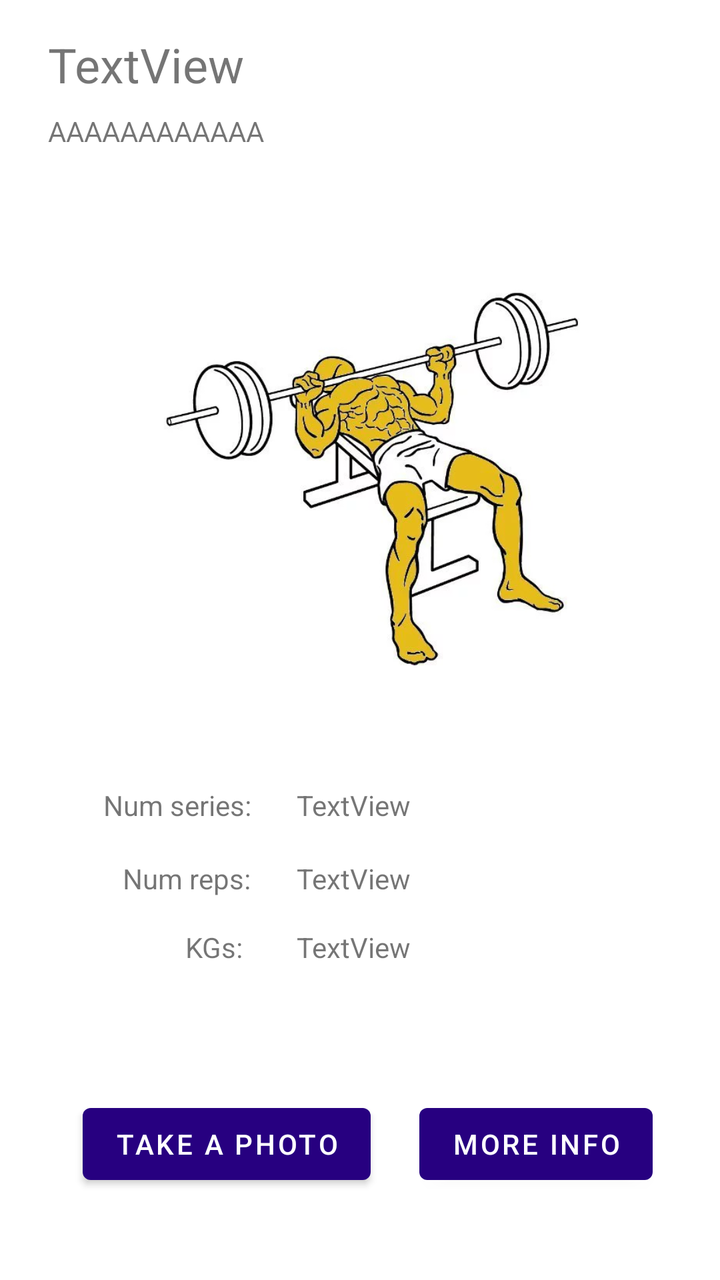
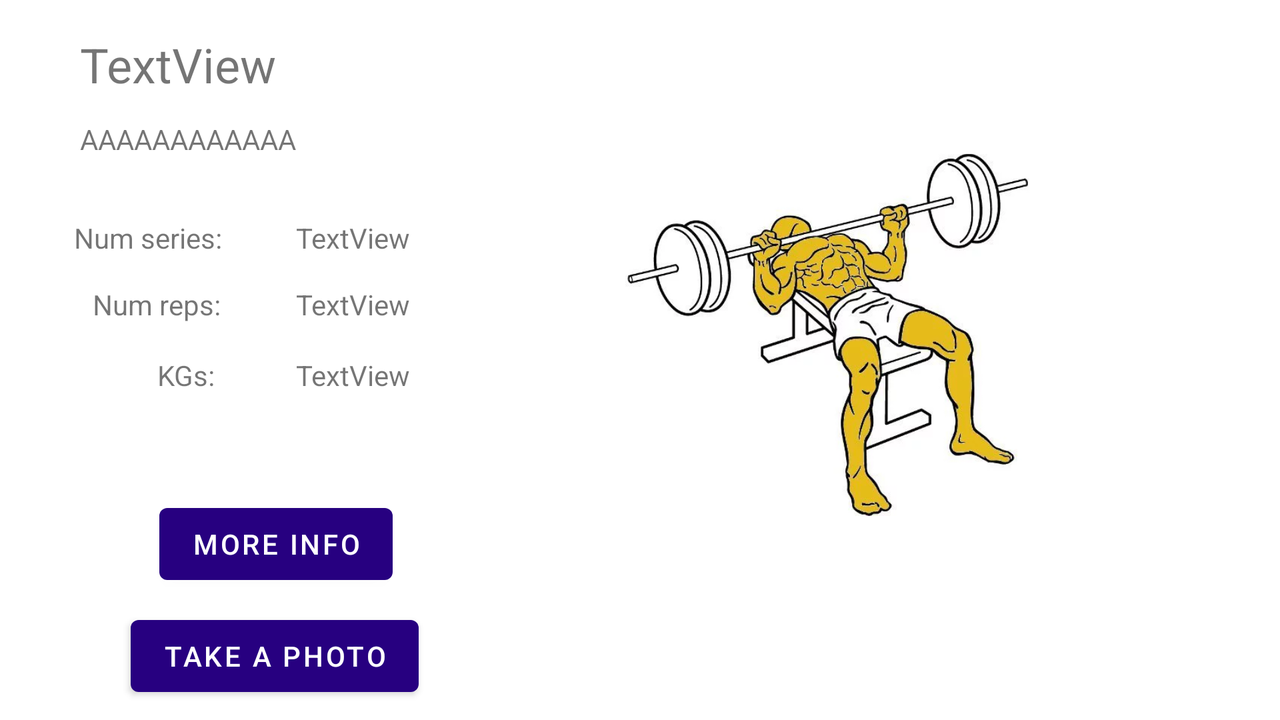

An Android layout and its configuration variant, each rendered on a device that would load it. The default file and the variant file are quoted in full after the pictures.
<!-- AndroidManifest.xml: application theme Theme.Proyecto1_DAS -->
<!-- res/layout/fragment_exercise_data.xml -->
<?xml version="1.0" encoding="utf-8"?>
<FrameLayout xmlns:android="http://schemas.android.com/apk/res/android"
    xmlns:app="http://schemas.android.com/apk/res-auto"
    android:id="@+id/exData"
    xmlns:tools="http://schemas.android.com/tools"
    android:layout_width="match_parent"
    android:layout_height="match_parent"
    tools:context=".exercises.fragments.ExerciseDataFragment">

    <androidx.constraintlayout.widget.ConstraintLayout
        android:id="@+id/re"
        android:layout_width="match_parent"
        android:layout_height="match_parent">

        <TextView
            android:id="@+id/exDesc"
            android:layout_width="wrap_content"
            android:layout_height="wrap_content"
            android:layout_marginStart="24dp"
            android:layout_marginTop="56dp"
            android:text="AAAAAAAAAAAA"
            app:layout_constraintStart_toStartOf="parent"
            app:layout_constraintTop_toTopOf="parent" />

        <TextView
            android:id="@+id/numSeries"
            android:layout_width="wrap_content"
            android:layout_height="wrap_content"
            android:text="@string/num_series"
            app:layout_constraintBottom_toBottomOf="parent"
            app:layout_constraintEnd_toEndOf="parent"
            app:layout_constraintHorizontal_bias="0.181"
            app:layout_constraintStart_toStartOf="parent"
            app:layout_constraintTop_toTopOf="parent"
            app:layout_constraintVertical_bias="0.633" />

        <TextView
            android:id="@+id/numkgs"
            android:layout_width="wrap_content"
            android:layout_height="wrap_content"
            android:text="@string/kgs"
            app:layout_constraintBottom_toBottomOf="parent"
            app:layout_constraintEnd_toEndOf="parent"
            app:layout_constraintHorizontal_bias="0.28"
            app:layout_constraintStart_toStartOf="parent"
            app:layout_constraintTop_toTopOf="parent"
            app:layout_constraintVertical_bias="0.747" />

        <TextView
            android:id="@+id/numReps"
            android:layout_width="wrap_content"
            android:layout_height="wrap_content"
            android:text="@string/num_reps"
            app:layout_constraintBottom_toBottomOf="parent"
            app:layout_constraintEnd_toEndOf="parent"
            app:layout_constraintHorizontal_bias="0.207"
            app:layout_constraintStart_toStartOf="parent"
            app:layout_constraintTop_toTopOf="parent"
            app:layout_constraintVertical_bias="0.692" />

        <TextView
            android:id="@+id/exName"
            android:layout_width="wrap_content"
            android:layout_height="wrap_content"
            android:layout_marginStart="24dp"
            android:layout_marginTop="16dp"
            android:text="TextView"
            android:textSize="24sp"
            app:layout_constraintStart_toStartOf="parent"
            app:layout_constraintTop_toTopOf="parent" />

        <TextView
            android:id="@+id/numSeriesData"
            android:layout_width="wrap_content"
            android:layout_height="wrap_content"
            android:text="TextView"
            app:layout_constraintBottom_toBottomOf="parent"
            app:layout_constraintEnd_toEndOf="parent"
            app:layout_constraintHorizontal_bias="0.49"
            app:layout_constraintStart_toStartOf="parent"
            app:layout_constraintTop_toTopOf="parent"
            app:layout_constraintVertical_bias="0.633" />

        <TextView
            android:id="@+id/numRepsData"
            android:layout_width="wrap_content"
            android:layout_height="wrap_content"
            android:text="TextView"
            app:layout_constraintBottom_toBottomOf="parent"
            app:layout_constraintEnd_toEndOf="parent"
            app:layout_constraintHorizontal_bias="0.49"
            app:layout_constraintStart_toStartOf="parent"
            app:layout_constraintTop_toTopOf="parent"
            app:layout_constraintVertical_bias="0.692" />

        <TextView
            android:id="@+id/exKGs"
            android:layout_width="wrap_content"
            android:layout_height="wrap_content"
            android:text="TextView"
            app:layout_constraintBottom_toBottomOf="parent"
            app:layout_constraintEnd_toEndOf="parent"
            app:layout_constraintHorizontal_bias="0.49"
            app:layout_constraintStart_toStartOf="parent"
            app:layout_constraintTop_toTopOf="parent"
            app:layout_constraintVertical_bias="0.747" />

        <ImageView
            android:id="@+id/imageView"
            android:layout_width="wrap_content"
            android:layout_height="300dp"
            android:layout_marginTop="88dp"
            android:scaleX="0.7"
            android:scaleY="0.7"
            android:src="@drawable/benchpress"
            app:layout_constraintEnd_toEndOf="parent"
            app:layout_constraintHorizontal_bias="0.0"
            app:layout_constraintStart_toStartOf="parent"
            app:layout_constraintTop_toTopOf="parent" />

        <Button
            android:id="@+id/moreinfobutton"
            android:layout_width="wrap_content"
            android:layout_height="wrap_content"
            android:layout_marginBottom="44dp"
            android:text="@string/more_info"
            app:layout_constraintBottom_toBottomOf="parent"
            app:layout_constraintEnd_toEndOf="parent"
            app:layout_constraintHorizontal_bias="0.861"
            app:layout_constraintStart_toStartOf="parent" />

        <Button
            android:id="@+id/save_foto"
            android:layout_width="wrap_content"
            android:layout_height="wrap_content"
            android:layout_marginBottom="44dp"
            android:text="@string/take_photo"
            app:layout_constraintBottom_toBottomOf="parent"
            app:layout_constraintEnd_toEndOf="parent"
            app:layout_constraintHorizontal_bias="0.192"
            app:layout_constraintStart_toStartOf="parent" />
    </androidx.constraintlayout.widget.ConstraintLayout>

</FrameLayout>
<!-- resources referenced by this layout -->
<resources>
  <!-- drawable benchpress: webp bitmap (drawable, 31290 bytes) -->
  <string name="kgs" translatable="false">KGs:</string>
  <string name="more_info">More info</string>
  <string name="num_reps">Num reps:</string>
  <string name="num_series">Num series:</string>
  <string name="take_photo">Take a photo</string>
  <style name="Theme.Proyecto1_DAS" parent="Theme.MaterialComponents.Light">
          
          <item name="colorPrimary">#270080</item>
          <item name="colorPrimaryVariant">#0f0033</item>
          <item name="colorOnPrimary">#FFFFFF</item>
          <item name="colorSecondary">#00BCD4</item>
          <item name="colorSecondaryVariant">#0097A7</item>
          <item name="colorOnSecondary">#FFFFFF</item>
          <item name="colorBackgroundFloating">#FFFFFF</item>
          <item name="colorOnBackground">#000000</item>
          <item name="colorSurface">#FFFFFF</item>
          <item name="colorOnSurface">#000000</item>
          <item name="colorTertiary">@color/white</item>
      </style>
  <color name="white">#FFFFFFFF</color>
</resources>
<!-- res/layout-land/fragment_exercise_data.xml (the repository's variant of the layout above) -->
<!-- drawn on the phone turned sideways -->
<?xml version="1.0" encoding="utf-8"?>
<FrameLayout xmlns:android="http://schemas.android.com/apk/res/android"
    xmlns:app="http://schemas.android.com/apk/res-auto"
    android:id="@+id/exData"
    xmlns:tools="http://schemas.android.com/tools"
    android:layout_width="match_parent"
    android:layout_height="match_parent"
    tools:context=".exercises.fragments.ExerciseDataFragment">

    <androidx.constraintlayout.widget.ConstraintLayout
        android:id="@+id/re"
        android:layout_width="match_parent"
        android:layout_height="match_parent">

        <TextView
            android:id="@+id/exDesc"
            android:layout_width="wrap_content"
            android:layout_height="wrap_content"
            android:layout_marginStart="40dp"
            android:layout_marginTop="60dp"
            android:text="AAAAAAAAAAAA"
            app:layout_constraintStart_toStartOf="parent"
            app:layout_constraintTop_toTopOf="parent" />

        <TextView
            android:id="@+id/exName"
            android:layout_width="wrap_content"
            android:layout_height="wrap_content"
            android:layout_marginStart="40dp"
            android:layout_marginTop="16dp"
            android:text="TextView"
            android:textSize="24sp"
            app:layout_constraintStart_toStartOf="parent"
            app:layout_constraintTop_toTopOf="parent" />

        <TextView
            android:id="@+id/numSeriesData"
            android:layout_width="wrap_content"
            android:layout_height="wrap_content"
            android:text="TextView"
            app:layout_constraintBottom_toBottomOf="parent"
            app:layout_constraintEnd_toEndOf="parent"
            app:layout_constraintHorizontal_bias="0.254"
            app:layout_constraintStart_toStartOf="parent"
            app:layout_constraintTop_toTopOf="parent"
            app:layout_constraintVertical_bias="0.321" />

        <TextView
            android:id="@+id/numkgs"
            android:layout_width="wrap_content"
            android:layout_height="wrap_content"
            android:text="@string/kgs"
            app:layout_constraintBottom_toBottomOf="parent"
            app:layout_constraintEnd_toStartOf="@+id/exKGs"
            app:layout_constraintHorizontal_bias="0.661"
            app:layout_constraintStart_toStartOf="parent"
            app:layout_constraintTop_toTopOf="parent"
            app:layout_constraintVertical_bias="0.522" />

        <TextView
            android:id="@+id/numReps"
            android:layout_width="wrap_content"
            android:layout_height="wrap_content"
            android:text="@string/num_reps"
            app:layout_constraintBottom_toBottomOf="parent"
            app:layout_constraintEnd_toStartOf="@+id/numRepsData"
            app:layout_constraintHorizontal_bias="0.551"
            app:layout_constraintStart_toStartOf="parent"
            app:layout_constraintTop_toTopOf="parent"
            app:layout_constraintVertical_bias="0.418" />

        <TextView
            android:id="@+id/numSeries"
            android:layout_width="wrap_content"
            android:layout_height="wrap_content"
            android:text="@string/num_series"
            app:layout_constraintBottom_toBottomOf="parent"
            app:layout_constraintEnd_toStartOf="@+id/numSeriesData"
            app:layout_constraintStart_toStartOf="parent"
            app:layout_constraintTop_toTopOf="parent"
            app:layout_constraintVertical_bias="0.321" />

        <TextView
            android:id="@+id/numRepsData"
            android:layout_width="wrap_content"
            android:layout_height="wrap_content"
            android:text="TextView"
            app:layout_constraintBottom_toBottomOf="parent"
            app:layout_constraintEnd_toEndOf="parent"
            app:layout_constraintHorizontal_bias="0.254"
            app:layout_constraintStart_toStartOf="parent"
            app:layout_constraintTop_toTopOf="parent"
            app:layout_constraintVertical_bias="0.418" />

        <TextView
            android:id="@+id/exKGs"
            android:layout_width="wrap_content"
            android:layout_height="wrap_content"
            android:text="TextView"
            app:layout_constraintBottom_toBottomOf="parent"
            app:layout_constraintEnd_toEndOf="parent"
            app:layout_constraintHorizontal_bias="0.254"
            app:layout_constraintStart_toStartOf="parent"
            app:layout_constraintTop_toTopOf="parent"
            app:layout_constraintVertical_bias="0.522" />

        <ImageView
            android:id="@+id/imageView"
            android:layout_width="350dp"
            android:layout_height="300dp"
            android:layout_marginTop="16dp"
            android:scaleX="0.7"
            android:scaleY="0.7"
            android:src="@drawable/benchpress"
            app:layout_constraintEnd_toEndOf="parent"
            app:layout_constraintHorizontal_bias="0.803"
            app:layout_constraintStart_toStartOf="parent"
            app:layout_constraintTop_toTopOf="parent" />

        <Button
            android:id="@+id/moreinfobutton"
            android:layout_width="wrap_content"
            android:layout_height="wrap_content"
            android:layout_marginBottom="64dp"
            android:text="@string/more_info"
            app:layout_constraintBottom_toBottomOf="parent"
            app:layout_constraintEnd_toEndOf="parent"
            app:layout_constraintHorizontal_bias="0.152"
            app:layout_constraintStart_toStartOf="parent" />

        <Button
            android:id="@+id/save_foto"
            android:layout_width="wrap_content"
            android:layout_height="wrap_content"
            android:layout_marginTop="8dp"
            android:text="@string/take_photo"
            app:layout_constraintEnd_toEndOf="parent"
            app:layout_constraintHorizontal_bias="0.132"
            app:layout_constraintStart_toStartOf="parent"
            app:layout_constraintTop_toBottomOf="@+id/moreinfobutton" />
    </androidx.constraintlayout.widget.ConstraintLayout>

</FrameLayout>
